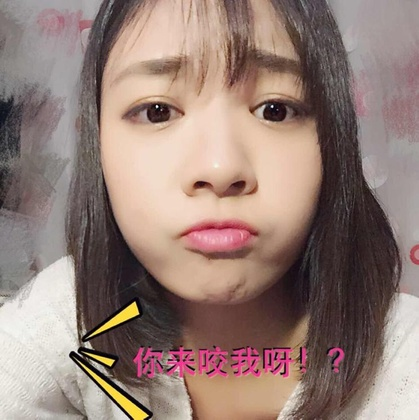
%> input picture 1.jpg, 419 x 420 px, shrunk from 744 x 746 before the run
$ octave lab2Sept9.m   (GNU Octave 9; MATLAB toolbox functions it lacks are replaced by stand-ins)
%> lines starting %> are read from the running program, lines starting %| are printed output that depends on the picture
### store/my_forloop_gradient.m
function [Gx,Gy] = my_forloop_gradient(G)

[h,w] = size(G);
Gx = zeros(h,w);
Gy = zeros(h,w);
for u=2:h-1,
    for v=2:w-1,
        Gx(u,v) = (G(u,v+1) - G(u,v-1))/2;
        Gy(u,v) = (G(u+1,v) - G(u-1,v))/2;
    end
end

end

### store/lab2Sept9.m
close all;
clear all;

% image gradient
% 1
[FileName,PathName,~] = uigetfile('*.jpg');
%> the answer given: ../1.jpg
I = imread([PathName FileName]);
%> I is the input picture: size 420x419x3 uint8; mean R, G, B 149.2, 127, 119
figure,imagesc(I),axis image;

% 2
G = rgb2gray(I);
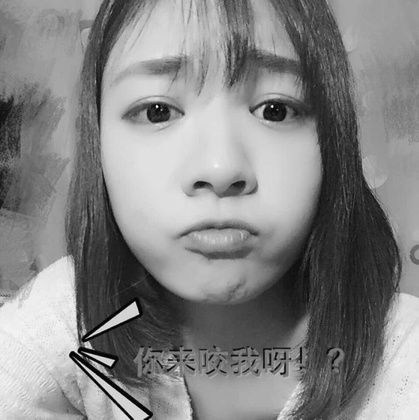
%> G: size 420x419 uint8; min 1, max 253, mean 132.8
% [Gx,Gy] = my_gradient(double(G));
[Gx,Gy] = my_forloop_gradient(double(G));
%> after the loop in my_forloop_gradient, `for u=2:h-1,`:
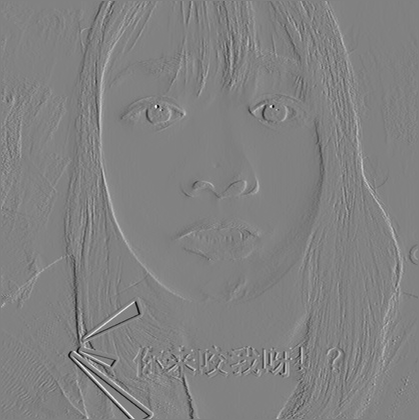
%> Gx: size 420x419 double; min -124.5, max 120.5, mean 0.1; drawn with min black and max white
%> after the loop in my_forloop_gradient, `for u=2:h-1,`:
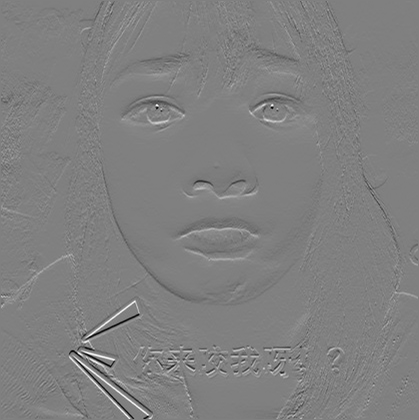
%> Gy: size 420x419 double; min -116.5, max 115, mean 0; drawn with min black and max white
% [Gx,Gy] = gradient(double(G));

% 3
Gm = sqrt(Gx.^2 + Gy.^2);
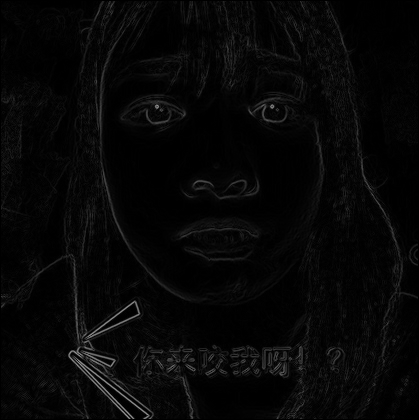
%> Gm: size 420x419 double; min 0, max 154.1, mean 7.1
figure,imagesc(Gm),colormap(gray),axis image;

% 4
figure,quiver(Gx,Gy),axis ij;
%> after `axis ij`:
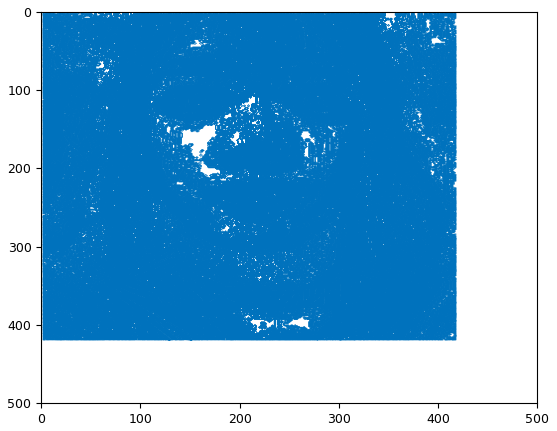
%> figure redrawn from the program's plot data; highest point at x = 1, y = 420
